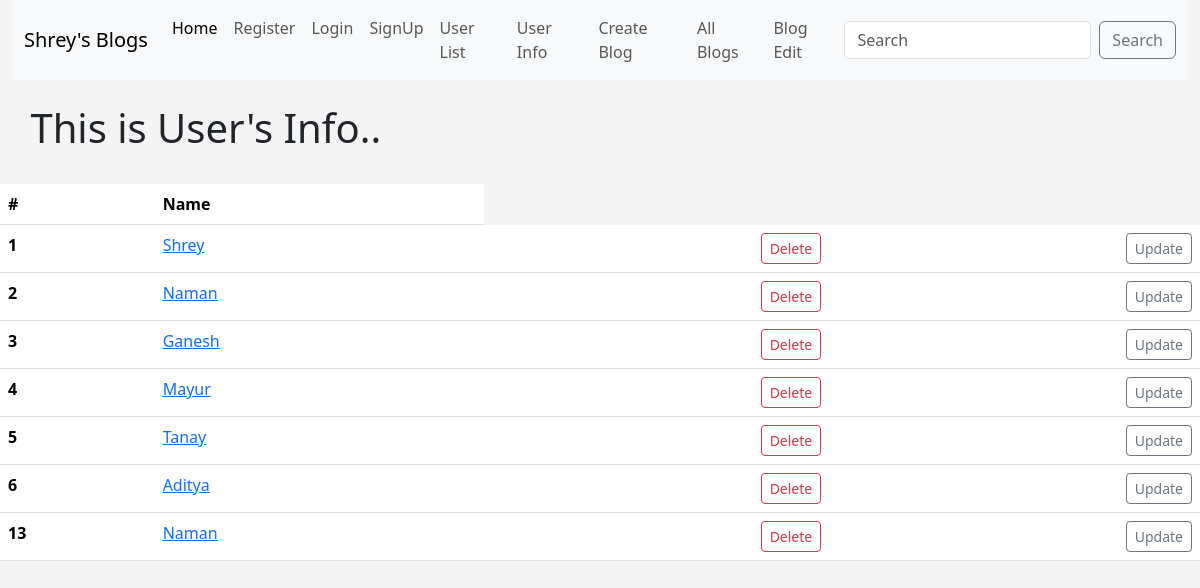
The page /user_info/ on the database as committed earlier.
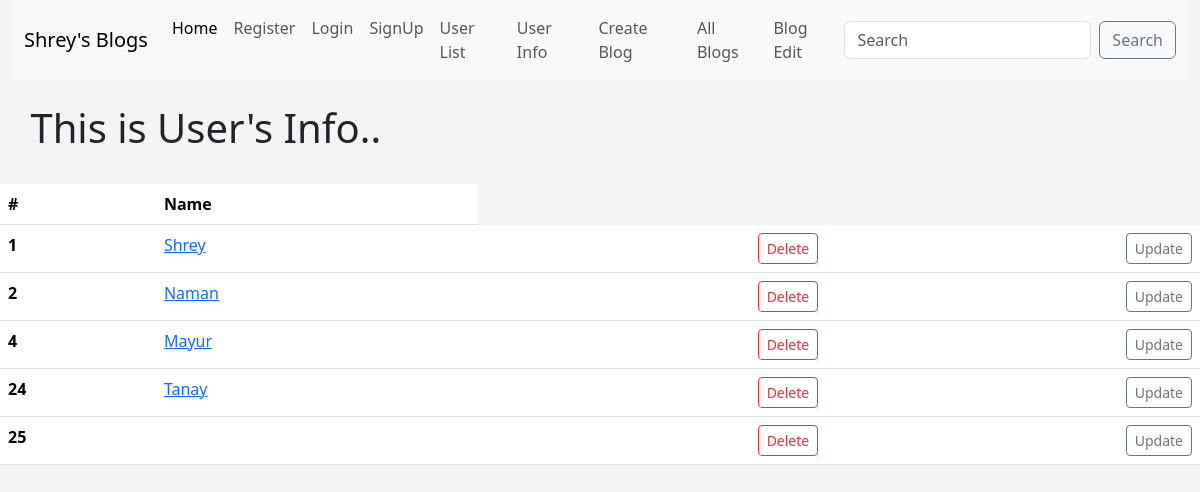
The same page on the database as committed later.
### home/models.py (models this page shows)
class Signup(models.Model):
    name = models.CharField(max_length=122)
    department = models.CharField(max_length=122, blank=True)
    email = models.CharField(max_length=40)
    password = models.CharField(max_length=15)
    date = models.DateField()
    def __str__(self):
        return self.name

### home/views.py (the view)
# urls.py: path('user_info/', views.user_info, name= "user_info"),
def user_info(request):
    user_info = Signup.objects.all()
    return render(request, 'user_info.html', {'user_info' : user_info})

### templates/user_info.html (shortened to what this page needs)
{% extends "base.html" %}
{% block body %}
    <br>
    <h1> &ensp; This is User's Info.. </h1>
    <br>
<table class="table table-hover">
    <thead>
      <tr>
        <th scope="col">#</th>
        <th scope="col">Name</th>
      </tr>
    </thead>
    <tbody>
        {% for  user in user_info %}
      <tr>
        <th scope="row">{{user.id}}</th>
        <td><a href = "{%url 'show_info' user.id %}">{{user}} </a></td>
        <td align="right"> <a class="btn btn-outline-danger btn-sm" href="{% url 'delete_user' user.id %}">  Delete </a> </td>
        <td align="right"> <a class="btn btn-outline-secondary btn-sm" href="{% url 'update_user' user.id %}">  Update </a> </td>
      </tr>
      {% endfor %}
    </tbody>
  </table>
{%endblock body%}

### templates/base.html (shortened to what this page needs)
<!DOCTYPE html>
<html lang="en">
  <head>
    <link
      href="https://cdn.jsdelivr.net/npm/bootstrap@5.3.3/dist/css/bootstrap.min.css"
      rel="stylesheet"
    />
  </head>
  <body>
    <div class="container-fluid">
      <nav class="navbar navbar-expand-lg bg-body-tertiary">
        <div class="container-fluid">
          <a class="navbar-brand" href="/">Shrey's Blogs</a>
          <div class="collapse navbar-collapse" id="navbarSupportedContent">
            <ul class="navbar-nav me-auto mb-2 mb-lg-0">
              <li class="nav-item">
                <a class="nav-link active" aria-current="page" href="/">Home</a>
              </li>
              {% if user.is_authenticated %}
              <li class="nav-item">
                <a class="nav-link" href="{% url "logout" %}">Logout</a>
              </li>
              {% else %}
              <li class="nav-item">
                <a class="nav-link" href="{% url "register_user" %}">Register</a>
              </li>
              <li class="nav-item">
                <a class="nav-link" href="{% url "login" %}">Login</a>
              </li>
              {% endif %}
              <li class="nav-item">
                <a class="nav-link" href="{% url "signup" %}">SignUp</a>
              </li>
              <li class="nav-item">
                <a class="nav-link" href="{% url "users_list" %}">User List</a>
              </li>
              <li class="nav-item">
                <a class="nav-link" href="{% url "user_info" %}">User Info</a>
              </li>
              <li class="nav-item">
                <a class="nav-link" href="{% url "create_blog" %}">Create Blog</a>
              </li>
              <li class="nav-item">
                <a class="nav-link" href="{% url "blogs_list" %}">All Blogs</a>
              </li>
              <li class="nav-item">
                <a class="nav-link" href="{% url "blog_info" %}">Blog Edit</a>
              </li>
            </ul>
            <form class="d-flex" role="search" method="POST" action = {% url 'search_blog' %} >
              <input
                class="form-control me-2"
                type="search"
                placeholder="Search"
                aria-label="Search"
                name="searched"
              />
              <button class="btn btn-outline-secondary" type="submit">
                Search
              </button>
            </form>
          </div>
        </div>
      </nav>
    </div>
    {% block body %}{% endblock body %}
  </body>
</html>

### templates/base.html (style rules this page uses)
body { background: #f4f4f4; }

Rows that differ between the two databases and show on the page:
removed Signup: id "3", name "Ganesh"
removed Signup: id "5", name "Tanay"
removed Signup: id "6", name "Aditya"
removed Signup: id "13", name "Naman"
added Signup: id "24", name "Tanay"
added Signup: id "25"
